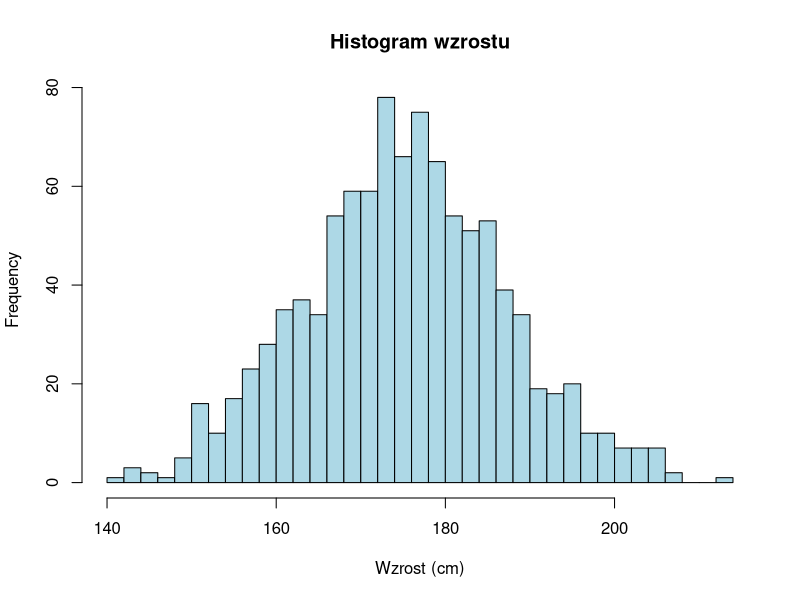

The R script that drew this image:
# ============================================
# ZADANIE 1  – Analiza symulowanego wzrostu
# autor: Maciej Burakowski
# ============================================

set.seed(123)                 # 1. zapewnia powtarzalność losowania
wzrost <- rnorm(1000, 175, 12)  # 1. symuluje 1000 wartości ~ N(175, 12)

# --- Statystyki opisowe ---------------------------------------------
srednia  <- mean(wzrost)        # 2. średnia
mediana  <- median(wzrost)      # 2. mediana
odch_sd  <- sd(wzrost)          # 2. odchylenie standardowe
kwantyle <- quantile(wzrost,                   # 4. kwartyle
                     probs = c(0.25, 0.50, 0.75))

# --- Histogram -------------------------------------------------------
hist(wzrost,
     breaks = 30,               # 3. liczba słupków
     main   = "Histogram wzrostu",
     xlab   = "Wzrost (cm)",
     col    = "lightblue",
     border = "black")

# --- Wartości odstające (1.5 × IQR) ---------------------------------
Q1  <- kwantyle[1];  Q3 <- kwantyle[3]
IQR <- Q3 - Q1
lim_dol <- Q1 - 1.5 * IQR
lim_gor <- Q3 + 1.5 * IQR
odstajace <- wzrost[wzrost < lim_dol | wzrost > lim_gor]  # 5.

# --- Test hipotezy H0: μ = 170 cm -----------------------------------
test_t <- t.test(wzrost, mu = 170)  # 6.

# --- P-stwo wzrostu > 190 cm ----------------------------------------
prob_190 <- mean(wzrost > 190)      # 7.

# --- Wyświetlenie podstawowych wyników ------------------------------
cat("Średnia:",  round(srednia,2),
    "  Mediana:", round(mediana,2),
    "  SD:",      round(odch_sd,2), "\n")
cat("25%, 50%, 75%:", round(kwantyle,2), "\n")
cat("Liczba odstających:", length(odstajace), "\n")
cat("p-value (μ=170):",  signif(test_t$p.value, 3), "\n")
cat("P(wzrost > 190 cm):", round(prob_190, 4), "\n")
